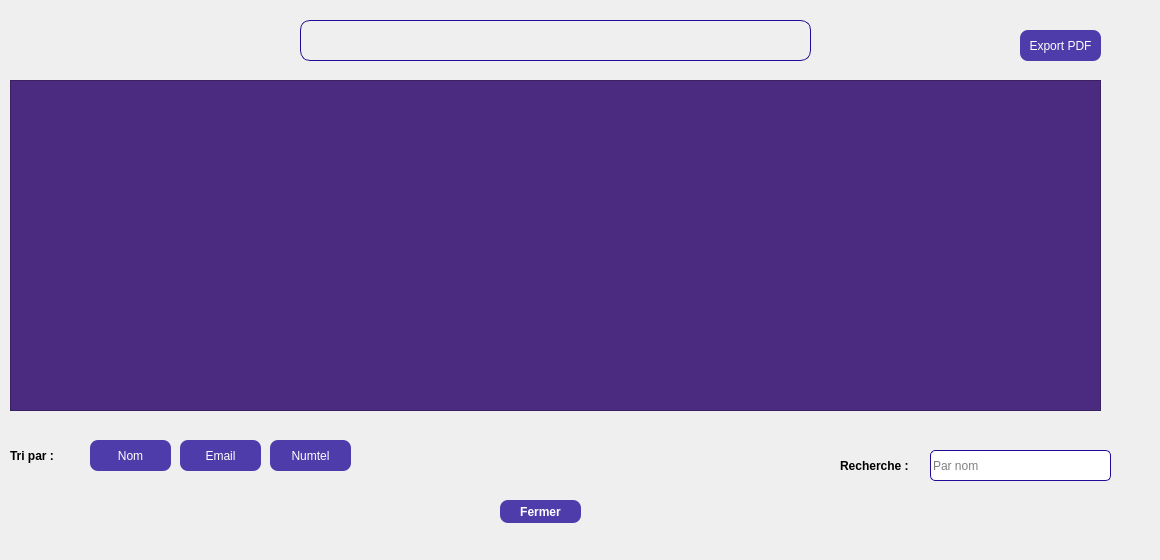
    <widget class="QWidget" name="tab_2">
     <attribute name="title">
      <string>Liste des sponsors</string>
     </attribute>
     <widget class="QPushButton" name="Sp_Button_Tri_Nom">
      <property name="geometry">
       <rect>
        <x>90</x>
        <y>440</y>
        <width>81</width>
        <height>31</height>
       </rect>
      </property>
      <property name="styleSheet">
       <string notr="true">QPushButton {
background-color: rgba(35,10,152, 200);
border-radius: 8px;
color: white;
}
QPushButton:hover {
background-color: qlineargradient(spread:pad, x1:0, y1:0, x2:0, y2:1, stop:0 rgba(117, 201, 187, 200), stop:1 rgba(35,10,152, 200));
}</string>
      </property>
      <property name="text">
       <string>Nom</string>
      </property>
     </widget>
     <widget class="QPushButton" name="Sp_Button_Tri_Email">
      <property name="geometry">
       <rect>
        <x>180</x>
        <y>440</y>
        <width>81</width>
        <height>31</height>
       </rect>
      </property>
      <property name="styleSheet">
       <string notr="true">QPushButton {
background-color: rgba(35,10,152, 200);
border-radius: 8px;
color: white;
}
QPushButton:hover {
background-color: qlineargradient(spread:pad, x1:0, y1:0, x2:0, y2:1, stop:0 rgba(117, 201, 187, 200), stop:1 rgba(35,10,152, 200));
}</string>
      </property>
      <property name="text">
       <string>Email</string>
      </property>
     </widget>
     <widget class="QLabel" name="Sp_Label_Recherche">
      <property name="geometry">
       <rect>
        <x>840</x>
        <y>450</y>
        <width>81</width>
        <height>31</height>
       </rect>
      </property>
      <property name="font">
       <font>
        <bold>true</bold>
       </font>
      </property>
      <property name="text">
       <string>Recherche :</string>
      </property>
     </widget>
     <widget class="QTableView" name="Sp_TableView_Res">
      <property name="geometry">
       <rect>
        <x>10</x>
        <y>80</y>
        <width>1091</width>
        <height>331</height>
       </rect>
      </property>
      <property name="styleSheet">
       <string notr="true">QTableView {
    background-color: #4A2B7F; /* Lighter dark purple background */
    color: white; /* White text */
    gridline-color: #6B3F98; /* Lighter purple gridlines */
}

QTableView::item {
    padding: 5px;
    background-color: #5A3F99; /* Lighter purple for rows */
    border: 1px solid #6B3F98; /* Border around each cell */
}

QTableView::item:selected {
    background-color: #7A4DA9; /* Lighter purple when selected */
    color: white;
}

QTableView::horizontalHeader, QTableView::verticalHeader {
    background-color: #5A3F99; /* Lighter purple header */
    color: white; /* White text in header */
    border: none;
}

QTableView::horizontalHeader::section, QTableView::verticalHeader::section {
    padding: 10px;
    border: 1px solid #6B3F98; /* Header section borders */
}

QTableView::horizontalHeader::section:active, QTableView::verticalHeader::section:active {
    background-color: #7A4DA9; /* Highlight active header section */
}
</string>
      </property>
     </widget>
     <widget class="QLineEdit" name="Sp_Line_Recherche">
      <property name="geometry">
       <rect>
        <x>930</x>
        <y>450</y>
        <width>181</width>
        <height>31</height>
       </rect>
      </property>
      <property name="styleSheet">
       <string notr="true">QLineEdit {
		border: 1px solid #230a98;
		border-radius: 5px;
}
QLineEdit:hover {
		border: 1px solid #7359f0;
}</string>
      </property>
      <property name="inputMask">
       <string/>
      </property>
      <property name="placeholderText">
       <string>Par nom</string>
      </property>
     </widget>
     <widget class="QLabel" name="Sp_Label_TriPar">
      <property name="geometry">
       <rect>
        <x>10</x>
        <y>440</y>
        <width>71</width>
        <height>31</height>
       </rect>
      </property>
      <property name="font">
       <font>
        <bold>true</bold>
       </font>
      </property>
      <property name="text">
       <string>Tri par :</string>
      </property>
     </widget>
     <widget class="QPushButton" name="Sp_Button_Tri_Numtel">
      <property name="geometry">
       <rect>
        <x>270</x>
        <y>440</y>
        <width>81</width>
        <height>31</height>
       </rect>
      </property>
      <property name="styleSheet">
       <string notr="true">QPushButton {
background-color: rgba(35,10,152, 200);
border-radius: 8px;
color: white;
}
QPushButton:hover {
background-color: qlineargradient(spread:pad, x1:0, y1:0, x2:0, y2:1, stop:0 rgba(117, 201, 187, 200), stop:1 rgba(35,10,152, 200));
}</string>
      </property>
      <property name="text">
       <string>Numtel</string>
      </property>
     </widget>
     <widget class="QPushButton" name="Sp_Button_Fermer">
      <property name="geometry">
       <rect>
        <x>500</x>
        <y>500</y>
        <width>81</width>
        <height>23</height>
       </rect>
      </property>
      <property name="font">
       <font>
        <bold>true</bold>
       </font>
      </property>
      <property name="styleSheet">
       <string notr="true">QPushButton {
background-color: rgba(35,10,152, 200);
border-radius: 8px;
color: white;
}
QPushButton:hover {
background-color: qlineargradient(spread:pad, x1:0, y1:0, x2:0, y2:1, stop:0 rgba(117, 201, 187, 200), stop:1 rgba(35,10,152, 200));
}</string>
      </property>
      <property name="text">
       <string>Fermer</string>
      </property>
     </widget>
     <widget class="QLabel" name="Sp_Label_InfoAffichage">
      <property name="geometry">
       <rect>
        <x>300</x>
        <y>20</y>
        <width>511</width>
        <height>41</height>
       </rect>
      </property>
      <property name="styleSheet">
       <string notr="true">background-color: rgba(35,10,152, 0);
border: 1px solid #230a98;
border-radius: 10px;
</string>
      </property>
      <property name="text">
       <string/>
      </property>
     </widget>
     <widget class="QPushButton" name="Sp_Button_ExportPDF">
      <property name="geometry">
       <rect>
        <x>1020</x>
        <y>30</y>
        <width>81</width>
        <height>31</height>
       </rect>
      </property>
      <property name="styleSheet">
       <string notr="true">QPushButton {
background-color: rgba(35,10,152, 200);
border-radius: 8px;
color: white;
}
QPushButton:hover {
background-color: qlineargradient(spread:pad, x1:0, y1:0, x2:0, y2:1, stop:0 rgba(117, 201, 187, 200), stop:1 rgba(35,10,152, 200));
}</string>
      </property>
      <property name="text">
       <string>Export PDF</string>
      </property>
     </widget>
     <widget class="QLabel" name="label_2">
      <property name="geometry">
       <rect>
        <x>-10</x>
        <y>-10</y>
        <width>1151</width>
        <height>551</height>
       </rect>
      </property>
      <property name="styleSheet">
       <string notr="true"/>
      </property>
      <property name="text">
       <string/>
      </property>
     </widget>
     <zorder>label_2</zorder>
     <zorder>Sp_Button_Tri_Nom</zorder>
     <zorder>Sp_Button_Tri_Email</zorder>
     <zorder>Sp_Label_Recherche</zorder>
     <zorder>Sp_TableView_Res</zorder>
     <zorder>Sp_Line_Recherche</zorder>
     <zorder>Sp_Label_TriPar</zorder>
     <zorder>Sp_Button_Tri_Numtel</zorder>
     <zorder>Sp_Button_Fermer</zorder>
     <zorder>Sp_Label_InfoAffichage</zorder>
     <zorder>Sp_Button_ExportPDF</zorder>
    </widget>
